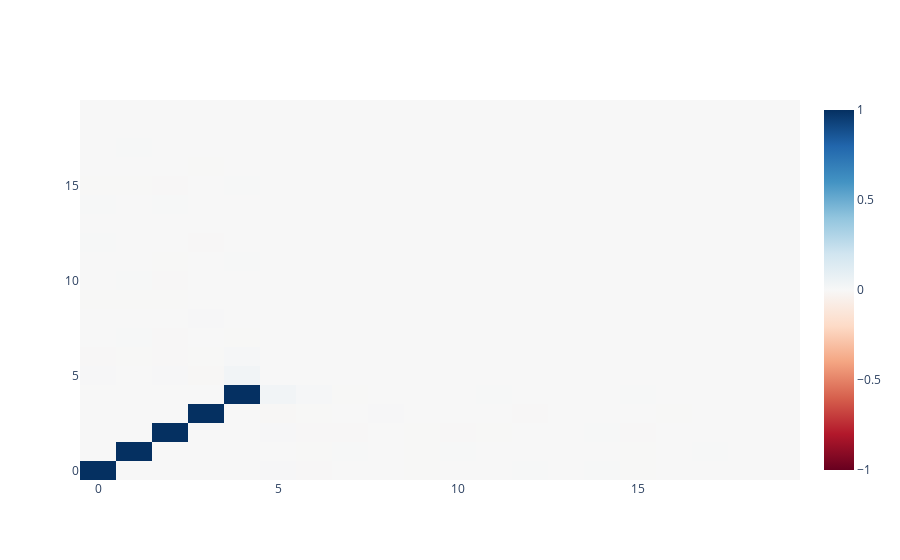

The cell this chart's notebook holds for it:
### Code cell
import plotly.graph_objects as go

# Compute the matrix W^T * W
matrix = linear_model.w.detach().mm(linear_model.w.detach().t()).numpy()

# Create heatmap using plotly
fig = go.Figure(data=go.Heatmap(z=matrix, colorscale='RdBu', zmid=0))
fig.show()

### Figure 1 — Plotly figure (JSON) as saved in the notebook; plotly's stock layout.template omitted (floating-point values rounded to 4 significant figures; data arrays with more than 128 entries replaced by an {"elided": "..."} marker saying what was removed)
{"data": [{"colorscale": [[0, "rgb(103,0,31)"], [0.1, "rgb(178,24,43)"], [0.2, "rgb(214,96,77)"], [0.3, "rgb(244,165,130)"], [0.4, "rgb(253,219,199)"], [0.5, "rgb(247,247,247)"], [0.6, "rgb(209,229,240)"], [0.7, "rgb(146,197,222)"], [0.8, "rgb(67,147,195)"], [0.9, "rgb(33,102,172)"], [1, "rgb(5,48,97)"]], "type": "heatmap", "z": {"elided": "20x20 float values"}, "zmid": 0}], "layout": {}}
